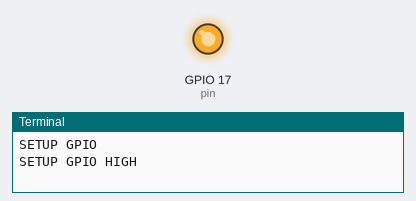
This program was run on a simulated Raspberry Pi (BCM pin numbers). On the bench: output pins drawn as LEDs (lit = HIGH), the last lines printed to the terminal. At 2.0 s the program stops and its outputs stay as they are.

Above: at 0.1 s.
At 2.1 s:
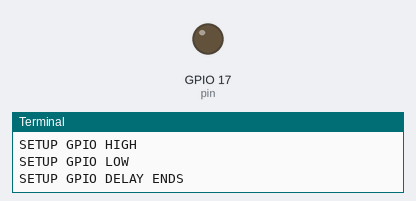
Timing chart, 0 to 3.5 s (numbered marks = the images above):
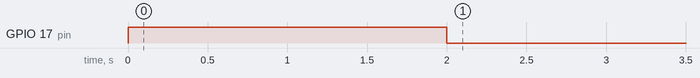

The program:

led.py
```python
#### debuging START
import RPi.GPIO as GPIO
import time
GPIO.setmode(GPIO.BCM)
pin  = 17
delay = 2
GPIO.cleanup()
GPIO.setwarnings(False)
GPIO.setup(pin, GPIO.OUT)
print ("SETUP GPIO")
GPIO.output(pin, GPIO.HIGH)
print ("SETUP GPIO HIGH")
time.sleep(delay)

GPIO.output(pin, GPIO.LOW)
print ("SETUP GPIO LOW")
#time.sleep(delay)

print ("SETUP GPIO DELAY ENDS")
GPIO.cleanup()

#### debuging ENDS
```

Measured:
- by itself, GPIO 17 (pin): LOW → HIGH at 0.00 s, → LOW 2.0 s later
